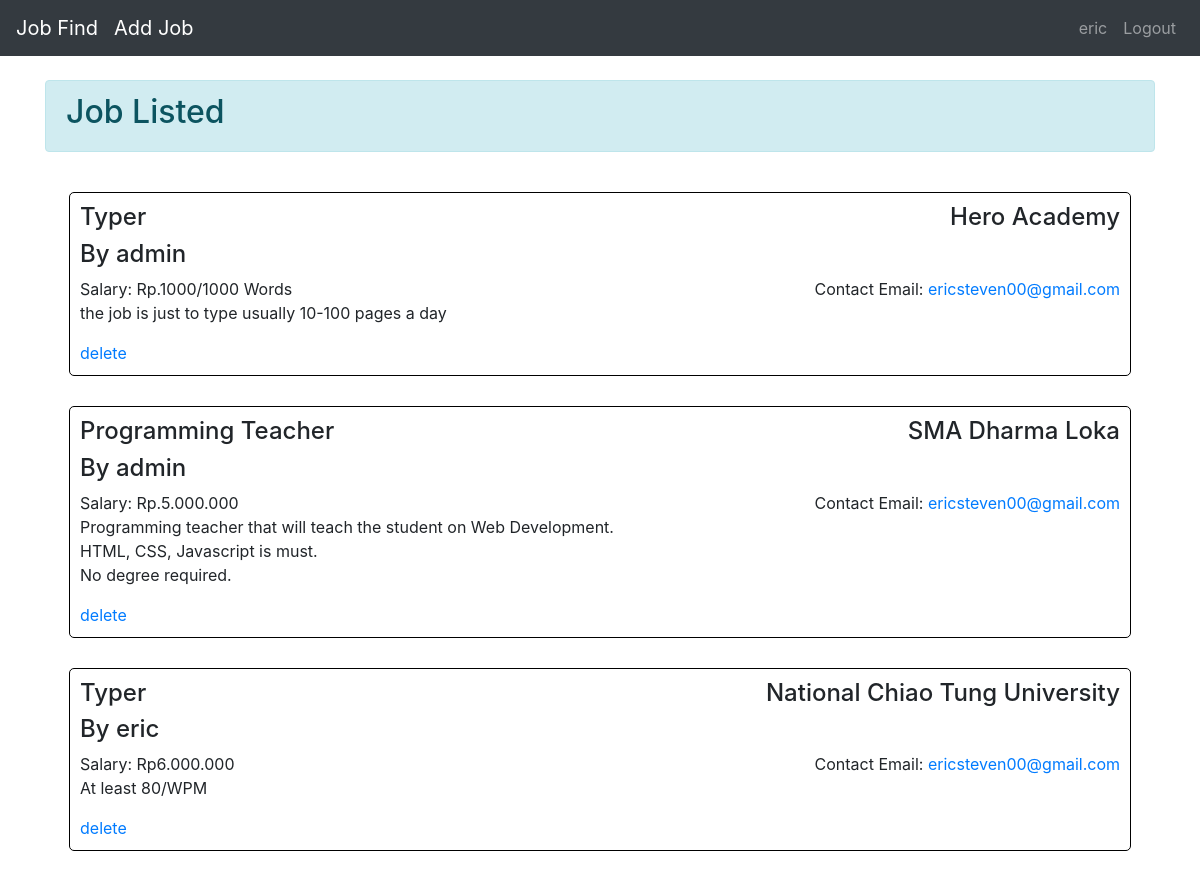
Screenshot of / (signed in) with the database file from the repository.
### work_app/models.py (models this page shows, shortened)
class jobs(models.Model):
    level_choices = [
        ('E', 'Entry-Level'),
        ('S', 'Senior-Level'),
        ('V', 'VP-Level'),
    ]
    user  = models.ForeignKey(User, on_delete= models.CASCADE,null=False)
    position= models.CharField(max_length=100)
    level= models.CharField(max_length=30 , choices=level_choices)
    salary = models.CharField(max_length=50)
    description = models.TextField(null=True, blank=True)
    company = models.CharField(max_length=50)
    contact_email =models.CharField(max_length=50)

### work_app/views.py (the view)
# urls.py: path('' , home , name='home' ),
def home(request):
    user = request.user
    job_list = jobs.objects.all()
    return render(request,'index.html', context={'job_list' : job_list})

### work_app/templates/index.html (shortened to what this page needs)
{% extends 'base.html' %}
{% block content %}
<div>
    <div class="container pt-4">
      <div class="alert alert-info">
        <h2>Job Listed</h2>
      </div>
      <div class="p-4">
        {% for job in job_list %}
        <div class="jobs">
          <h4>{{job.position}}</h4>
          <h4 class="jobs-right">{{job.company}}</h4>
          <br>
          <h4>By {{job.user}}</h4>
          <br>
          <div class="jobs-container">
            <span>Salary: {{job.salary}}</span>
            <span class="jobs-right">
              Contact Email: <a href="/email/{{job.id}}" title="Email">{{job.contact_email}}</a>
            </span>
          </div>
          <p class="jobs-desc">{{job.description}}</p>
          <a href="/delete-job/{{job.id}}" title="Delete" data-toggle="modal" data-target="#exampleModal" >delete</a>
        </div>
        {%endfor%}
      </div>
    </div>
</div>
{% endblock %}

### work_app/templates/base.html (shortened to what this page needs)
<!doctype html>
<html lang="en">
<head>
    <link rel="stylesheet" href="https://cdn.jsdelivr.net/npm/bootstrap@4.5.3/dist/css/bootstrap.min.css"
>
</head>
<body>
    <nav class="navbar navbar-expand-lg  navbar-dark bg-dark">
        <a class="navbar-brand" href="/">Job Find</a>
        <a class="navbar-brand" href="/add_job">Add Job</a>
        <div class="collapse navbar-collapse" id="navbarNav">
            <ul class="navbar-nav ml-auto">
                {% if request.user.is_authenticated %}
                <li class="nav-item">
                    <a class="nav-link" href="/show-profile/">{{request.user}}</a>
                </li>
                <li class="nav-item">
                    <a class="nav-link" href="/logout">Logout</a>
                </li>
                {% endif %}
            </ul>
        </div>
    </nav>
    <div>
        {% block content %}
        {% endblock %}
    </div>
</body>
</html>

### work_app/templates/base.html (style rules this page uses)
.jobs { padding: 10px; border: 1px solid black; border-radius: 5px; margin-bottom: 30px; }
.jobs h4 { display: inline-block; }
.jobs-right { float: right; }
.jobs-desc { white-space: pre-wrap; }

### rows the page displays
jobs: position "Typer", company "Hero Academy", user "admin", salary "Rp.1000/1000 Words", contact_email "ericsteven00@gmail.com", description "the job is just to type usually 10-100 pages a day"
jobs: position "Programming Teacher", company "SMA Dharma Loka", user "admin", salary "Rp.5.000.000", contact_email "ericsteven00@gmail.com", description "Programming teacher that will teach the student on Web Development. HTML, CSS, Javascript is must. No degree required."
jobs: position "Typer", company "National Chiao Tung University", user "eric", salary "Rp6.000.000", contact_email "ericsteven00@gmail.com", description "At least 80/WPM"

### other values shown
{{ request.user }} "eric"
